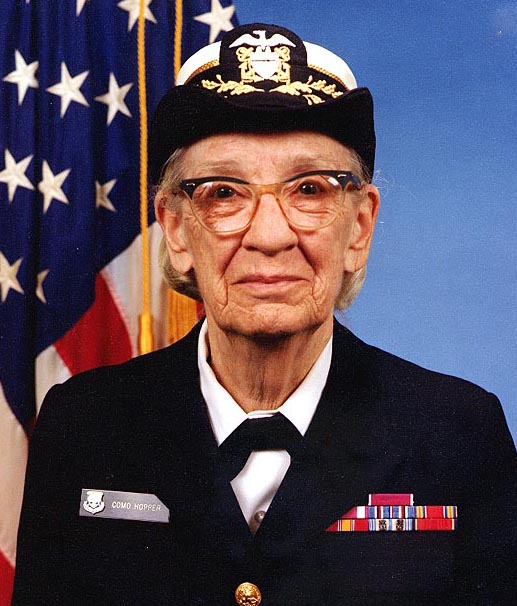
#> input picture module2/tensorflow/tensorflow/contrib/ios_examples/simple/data/grace_hopper.jpg, 517 x 606 px, given in place of , which was not available
$ python conv_image.py
#> lines starting #> are read from the running program, lines starting #| are printed output that depends on the picture; after the words box and inside, x2 and y2 are one past the last pixel; in counts of white or black regions, pixels touching at a corner belong together; pictures that were not available may be replaced by others from this repository, and a replacement may not be noted
#Importing
import numpy as np
from scipy import signal
from scipy import misc
import matplotlib.pyplot as plt
from PIL import Image


### Load image of your choice on the notebook
print("Please type the name of your test image after uploading to \
your notebook (just drag and grop for upload. Please remember to \
type the extension of the file. Default: bird.jpg")

raw= raw_input()

im = Image.open(raw)  # type here your image's name
#> im is the input picture: PIL image 517x606 RGB; mean R, G, B 82.6, 72.4, 86.4

# uses the ITU-R 601-2 Luma transform (there are several
# ways to convert an image to grey scale)

image_gr = im.convert("L")
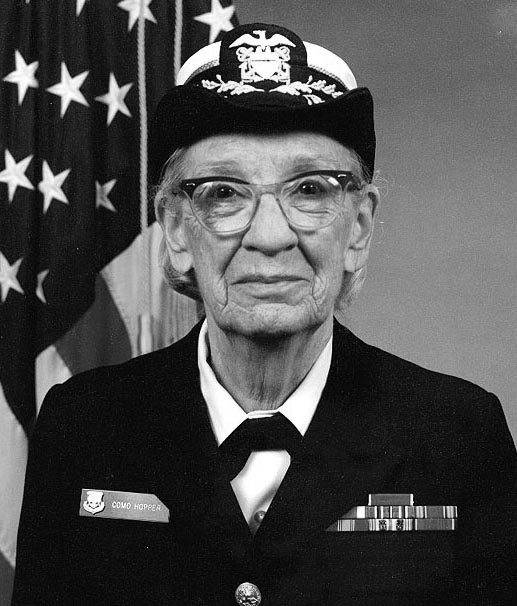
#> image_gr: PIL image 517x606 L; min 0, max 255, mean 77
print("\n Original type: %r \n\n" % image_gr)
#|  Original type: <PIL.Image.Image image mode=L size=517x606 at 0x7FA9C6F629D0>


# convert image to a matrix with values from 0 to 255 (uint8)
arr = np.asarray(image_gr)
print("After conversion to numerical representation: \n\n %r" % arr)
#> (printed output is left out)

### Activating matplotlib for Ipython
#%matplotlib inline

### Plot image

imgplot = plt.imshow(arr)
imgplot.set_cmap('gray')  #you can experiment different colormaps (Greys,winter,autumn)
print("\n Input image converted to gray scale: \n")
plt.show(imgplot)

kernel = np.array([
                        [ 0, 1, 0],
                        [ 1,-4, 1],
                        [ 0, 1, 0],
                                     ])

grad = signal.convolve2d(arr, kernel, mode='same', boundary='symm')
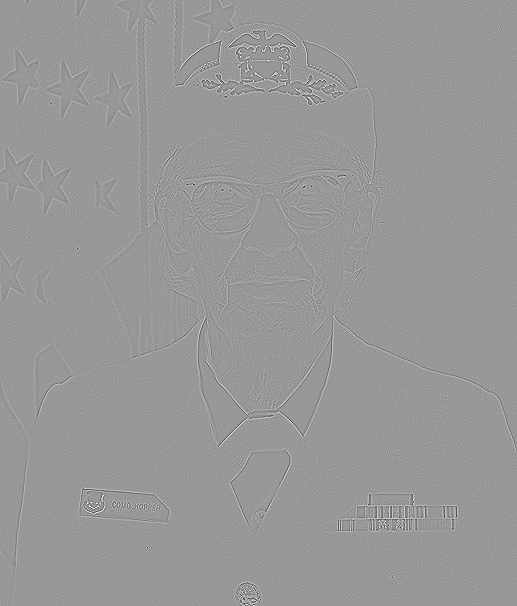
#> grad: shape (606, 517) int64; min -758, max 512, mean 0; drawn with min black and max white

#%matplotlib inline

print('GRADIENT MAGNITUDE - Feature map')

fig, aux = plt.subplots(figsize=(10, 10))
aux.imshow(np.absolute(grad), cmap='gray')

type(grad)
grad_biases = np.absolute(grad) + 100
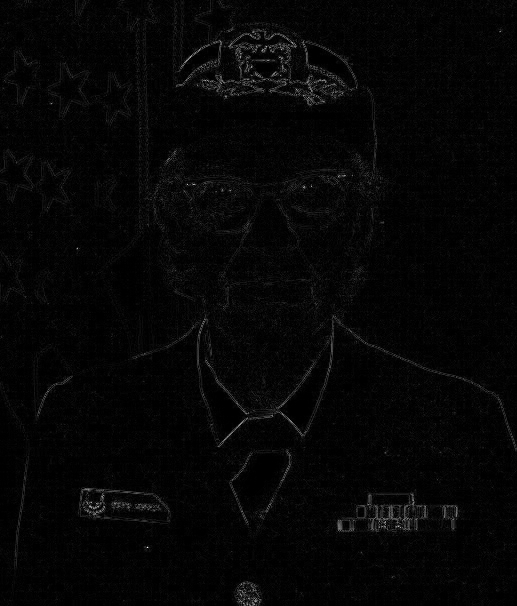
#> grad_biases: shape (606, 517) int64; min 100, max 858, mean 118; drawn with min black and max white
grad_biases[grad_biases > 255] = 255
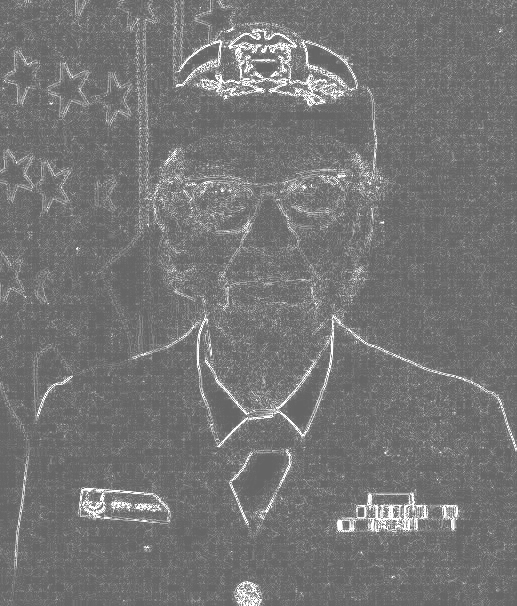
#> grad_biases: shape (606, 517) int64; 1.06% of pixels changed, all inside (x1, y1, x2, y2) = (4, 27, 517, 606)

#%matplotlib inline
print('GRADIENT MAGNITUDE - Feature map')

fig, aux = plt.subplots(figsize=(10, 10))
aux.imshow(np.absolute(grad_biases), cmap='gray')
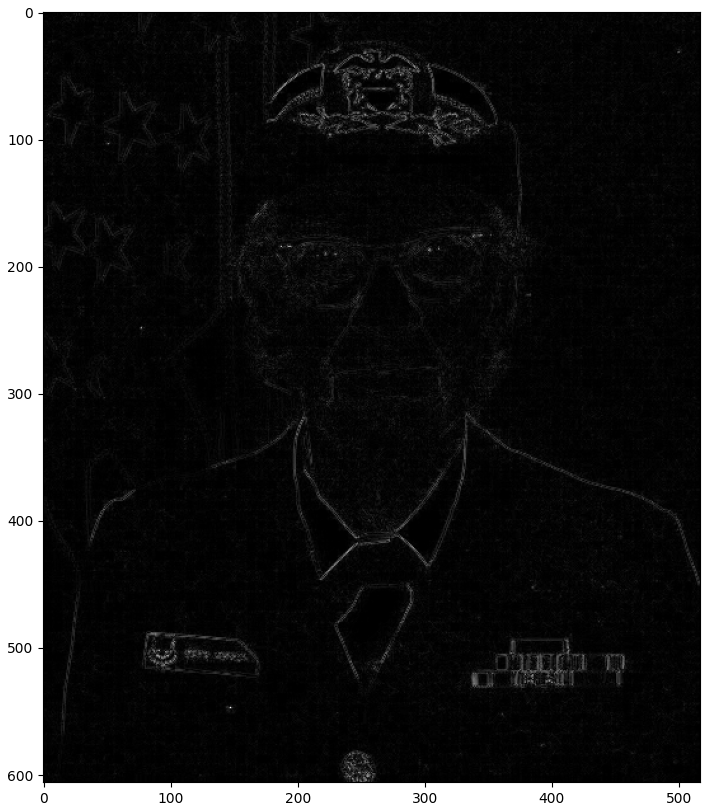
#> figure drawn by matplotlib, 1 panel
